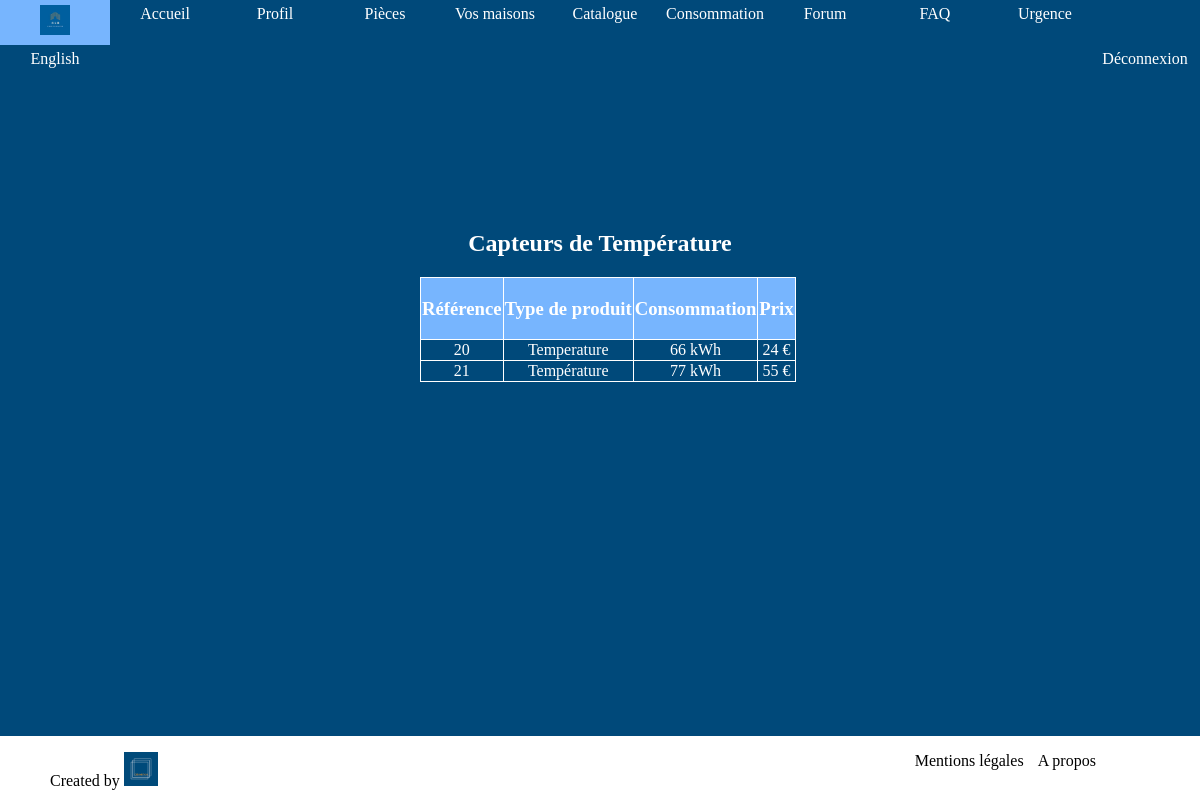
/index.php?action=temperatureSensors (signed in), run on the app's committed database.
### tables this page shows
CREATE TABLE `catalogue` (
  `idProduit` int(11) NOT NULL,
  `typeProduct` varchar(255) NOT NULL,
  `consumption` varchar(255) NOT NULL,
  `price` varchar(255) NOT NULL
);

### controllers/controller.php (called while the page is built, shortened)
<?php
require "models/model.php";
function temperatureSensors(){
    $sensors = getTemperatureSensors()->fetchAll();
    require "views/temperatureSensors.php";
}

### models/model.php (called while the page is built, shortened)
<?php
function getTemperatureSensors(){
    $db = dbConnect();
    $req = $db->query("SELECT * FROM catalogue WHERE typeProduct='Temperature'");
    return $req;
}

### views/temperatureSensors.php (the view, shortened to what this page needs)
<!DOCTYPE html>
<html>
<head>
    <link rel="stylesheet" type="text/css" href="designs/css/sensors.css" />
</head>
<body>
<header>
    <?php require "header.php"?>
</header>
<section>
    <h1> <?php
        switch ($_SESSION['lang']){
            case 'fr':
                echo "Capteurs de Température";
                break;
        }
        ?></h1>
    <table>
        <thead>
        <tr>
            <td><h3><?php
                    switch ($_SESSION['lang']){
                        case 'fr':
                            echo "Référence";
                            break;
                    }
                    ?></h3></td>
            <td><h3><?php
                    switch ($_SESSION['lang']){
                        case 'fr':
                            echo "Type de produit";
                            break;
                    }
                    ?></h3></td>
            <td><h3><?php
                    switch ($_SESSION['lang']){
                        case 'fr':
                            echo "Consommation";
                            break;
                    }
                    ?></h3></td>
            <td><h3><?php
                    switch ($_SESSION['lang']){
                        case 'fr':
                            echo "Prix";
                            break;
                    }
                    ?></h3></td>
        </tr>
        </thead>
        <tbody>
        <?php foreach($sensors as $sensors) { ?>
            <tr>
                <td>
                    <a href="index.php?action=detailedSensors&id=<?=$sensors["idProduit"];?>"><?= $sensors["idProduit"];?>
                </td>
                <td>
                    <?= $sensors["typeProduct"];?>
                </td>
                <td>
                    <?= $sensors["consumption"];?> kWh
                </td>
                <td>
                    <?= $sensors["price"];?> €
                </td>
            </tr>
        <?php } ?>
        </tbody>
    </table>
</section>
<footer>
    <?php require "footer.php"?>
</footer>
</body>
</html>

### designs/css/sensors.css (style rules this page uses)
html,body { margin: 0; padding:0; width: 100%; background-color:#00497A; text-decoration: none; color:white; }
section { padding-top: 10%; text-align: center; }
h1 { color:white; text-align: center; }
table { border-collapse: collapse; text-align: center; margin-left: 35%; }
td { border: 1px solid white; text-align: center; }
thead { background-color:#77B5FE; text-align: center; }
a { text-decoration: none; color:white; }

### designs/css/header.css (style rules this page uses)
header { position: relative; margin: 0; font-family: LibreBaskerville; background-color:#00497A; }

### designs/css/footer.css (style rules this page uses)
footer { background-color: white; position:fixed; bottom:0; left:0; width: 100%; height: 8%; }

### data on the page
catalogue: idProduit "20", typeProduct "Temperature", consumption "66", price "24"
catalogue: idProduit "21", typeProduct "Température", consumption "77", price "55"
